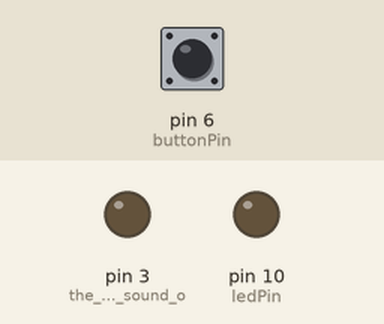
Simulated run of this sketch. Board: Arduino Uno, built with avr-gcc and run on an emulated ATmega328P. Parts: output pins drawn as LEDs (lit = HIGH). Inputs (shaded band) come from the test bench; at power-on: pin 6 (buttonPin) LOW.

Above: at 1.2 s.
1.3 s: pin 6 (buttonPin) pulled HIGH for 0.15 s
At 2.1 s:
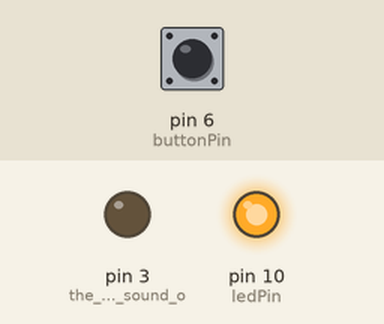
3.8 s: pin 6 (buttonPin) pulled HIGH for 3.2 s
At 8.3 s:
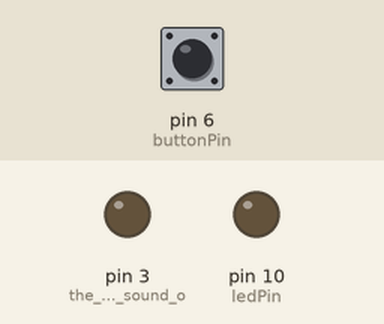
Timing chart, 0 to 9.8 s (numbered marks = the images above; inputs shaded):
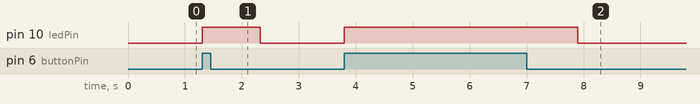

Measured:
- after the input at 1.3 s, pin 10 (ledPin): LOW → HIGH at once, → LOW 1.0 s later
- after the input at 3.8 s, pin 10 (ledPin): LOW → HIGH at once, → LOW 4.1 s later

The sketch:

Button_l_tika_ak-471.2.ino
```cpp
// --sound array--//
const unsigned char ak4716k_raw[] PROGMEM  = {
  0x80, 0x80, 0x7f, 0x7f, 0x7f, 0x7f, 0x7f, 0x7f, 0x7f, 0x7f, 0x7f, 0x80,
   0x82, 0x82,
  0x82, 0x82, 0x82, 0x82, 0x82, 0x82, 0x81, 0x81, 0x81, 0x81
  //sound data(raw)
};
unsigned int ak4716k_raw_len = 16000;  //bitrate(Hz)


// constants won't change. They're used here to set pin numbers:
const int buttonPin = 6;     // the number of the pushbutton pin
const int ledPin =  10;      // the number of the LED pin

// variables will change:
int buttonState = 0;         // variable for reading the pushbutton status

void setup() {
  // initialize the LED pin as an output:
  pinMode(ledPin, OUTPUT);
  // initialize the pushbutton pin as an input:
  pinMode(buttonPin, INPUT);

 //play sound:
    pinMode (3,OUTPUT); //the number of the sound output pin
  TCCR2A = _BV(COM2B1) | _BV(WGM21) | _BV(WGM20);
  TCCR2B = _BV(CS20);

}


void loop() {
  // read the state of the pushbutton value:
  buttonState = digitalRead(buttonPin);

  // check if the pushbutton is pressed. If it is, the buttonState is HIGH:
  if (buttonState == HIGH) {
    // turn LED on:
    digitalWrite(ledPin, HIGH);
      play();
  } else {
    // turn LED off:
    digitalWrite(ledPin, LOW);
  }
}
void play() {
  for(int i=0;i<ak4716k_raw_len;i++) {
    OCR2B = pgm_read_byte_near(&ak4716k_raw [i]);
    delayMicroseconds(63); // write the result of 1/(bitrate)
    }

  }
```
